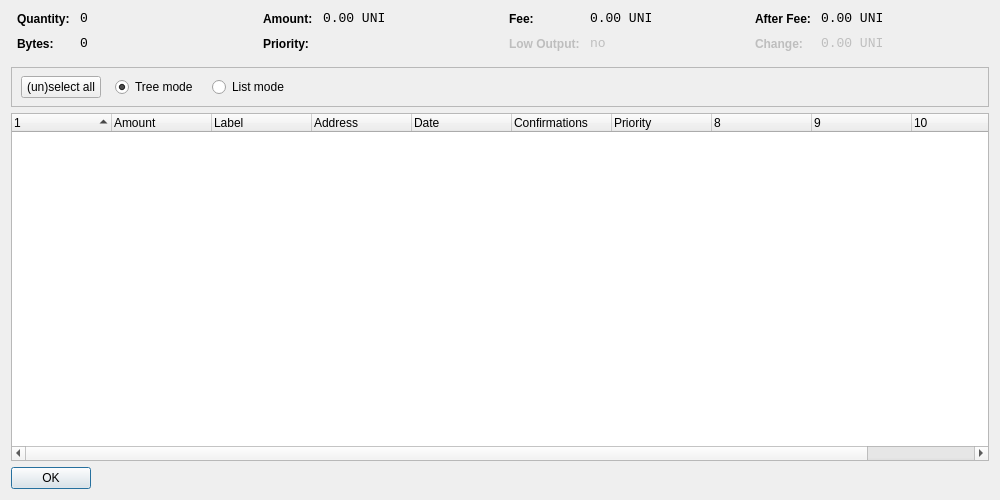
<?xml version="1.0" encoding="UTF-8"?>
<ui version="4.0">
 <class>CoinControlDialog</class>
 <widget class="QDialog" name="CoinControlDialog">
  <property name="geometry">
   <rect>
    <x>0</x>
    <y>0</y>
    <width>1000</width>
    <height>500</height>
   </rect>
  </property>
  <property name="windowTitle">
   <string>Coin Control</string>
  </property>
  <layout class="QVBoxLayout" name="verticalLayout">
   <item>
    <layout class="QHBoxLayout" name="horizontalLayoutTop" stretch="0,0,0,0">
     <property name="topMargin">
      <number>0</number>
     </property>
     <property name="bottomMargin">
      <number>10</number>
     </property>
     <item>
      <layout class="QFormLayout" name="formLayoutCoinControl1">
       <property name="horizontalSpacing">
        <number>10</number>
       </property>
       <property name="verticalSpacing">
        <number>10</number>
       </property>
       <property name="leftMargin">
        <number>6</number>
       </property>
       <property name="rightMargin">
        <number>6</number>
       </property>
       <item row="0" column="0">
        <widget class="QLabel" name="labelCoinControlQuantityText">
         <property name="styleSheet">
          <string notr="true">font-weight:bold;</string>
         </property>
         <property name="text">
          <string>Quantity:</string>
         </property>
        </widget>
       </item>
       <item row="0" column="1">
        <widget class="QLabel" name="labelCoinControlQuantity">
         <property name="font">
          <font>
           <family>Monospace</family>
           <pointsize>10</pointsize>
          </font>
         </property>
         <property name="cursor">
          <cursorShape>IBeamCursor</cursorShape>
         </property>
         <property name="contextMenuPolicy">
          <enum>Qt::ActionsContextMenu</enum>
         </property>
         <property name="text">
          <string notr="true">0</string>
         </property>
         <property name="textInteractionFlags">
          <set>Qt::LinksAccessibleByMouse|Qt::TextSelectableByKeyboard|Qt::TextSelectableByMouse</set>
         </property>
        </widget>
       </item>
       <item row="1" column="0">
        <widget class="QLabel" name="labelCoinControlBytesText">
         <property name="styleSheet">
          <string notr="true">font-weight:bold;</string>
         </property>
         <property name="text">
          <string>Bytes:</string>
         </property>
        </widget>
       </item>
       <item row="1" column="1">
        <widget class="QLabel" name="labelCoinControlBytes">
         <property name="font">
          <font>
           <family>Monospace</family>
           <pointsize>10</pointsize>
          </font>
         </property>
         <property name="cursor">
          <cursorShape>IBeamCursor</cursorShape>
         </property>
         <property name="contextMenuPolicy">
          <enum>Qt::ActionsContextMenu</enum>
         </property>
         <property name="text">
          <string notr="true">0</string>
         </property>
         <property name="textInteractionFlags">
          <set>Qt::LinksAccessibleByMouse|Qt::TextSelectableByKeyboard|Qt::TextSelectableByMouse</set>
         </property>
        </widget>
       </item>
      </layout>
     </item>
     <item>
      <layout class="QFormLayout" name="formLayoutCoinControl2">
       <property name="horizontalSpacing">
        <number>10</number>
       </property>
       <property name="verticalSpacing">
        <number>10</number>
       </property>
       <property name="leftMargin">
        <number>6</number>
       </property>
       <property name="rightMargin">
        <number>6</number>
       </property>
       <item row="0" column="0">
        <widget class="QLabel" name="labelCoinControlAmountText">
         <property name="styleSheet">
          <string notr="true">font-weight:bold;</string>
         </property>
         <property name="text">
          <string>Amount:</string>
         </property>
        </widget>
       </item>
       <item row="0" column="1">
        <widget class="QLabel" name="labelCoinControlAmount">
         <property name="font">
          <font>
           <family>Monospace</family>
           <pointsize>10</pointsize>
          </font>
         </property>
         <property name="cursor">
          <cursorShape>IBeamCursor</cursorShape>
         </property>
         <property name="contextMenuPolicy">
          <enum>Qt::ActionsContextMenu</enum>
         </property>
         <property name="text">
          <string notr="true">0.00 UNI</string>
         </property>
         <property name="textInteractionFlags">
          <set>Qt::LinksAccessibleByMouse|Qt::TextSelectableByKeyboard|Qt::TextSelectableByMouse</set>
         </property>
        </widget>
       </item>
       <item row="1" column="0">
        <widget class="QLabel" name="labelCoinControlPriorityText">
         <property name="styleSheet">
          <string notr="true">font-weight:bold;</string>
         </property>
         <property name="text">
          <string>Priority:</string>
         </property>
        </widget>
       </item>
       <item row="1" column="1">
        <widget class="QLabel" name="labelCoinControlPriority">
         <property name="font">
          <font>
           <family>Monospace</family>
           <pointsize>10</pointsize>
          </font>
         </property>
         <property name="cursor">
          <cursorShape>IBeamCursor</cursorShape>
         </property>
         <property name="contextMenuPolicy">
          <enum>Qt::ActionsContextMenu</enum>
         </property>
         <property name="text">
          <string/>
         </property>
         <property name="textInteractionFlags">
          <set>Qt::LinksAccessibleByMouse|Qt::TextSelectableByKeyboard|Qt::TextSelectableByMouse</set>
         </property>
        </widget>
       </item>
      </layout>
     </item>
     <item>
      <layout class="QFormLayout" name="formLayoutCoinControl3">
       <property name="horizontalSpacing">
        <number>10</number>
       </property>
       <property name="verticalSpacing">
        <number>10</number>
       </property>
       <property name="leftMargin">
        <number>6</number>
       </property>
       <property name="rightMargin">
        <number>6</number>
       </property>
       <item row="0" column="0">
        <widget class="QLabel" name="labelCoinControlFeeText">
         <property name="styleSheet">
          <string notr="true">font-weight:bold;</string>
         </property>
         <property name="text">
          <string>Fee:</string>
         </property>
        </widget>
       </item>
       <item row="0" column="1">
        <widget class="QLabel" name="labelCoinControlFee">
         <property name="font">
          <font>
           <family>Monospace</family>
           <pointsize>10</pointsize>
          </font>
         </property>
         <property name="cursor">
          <cursorShape>IBeamCursor</cursorShape>
         </property>
         <property name="contextMenuPolicy">
          <enum>Qt::ActionsContextMenu</enum>
         </property>
         <property name="text">
          <string notr="true">0.00 UNI</string>
         </property>
         <property name="textInteractionFlags">
          <set>Qt::LinksAccessibleByMouse|Qt::TextSelectableByKeyboard|Qt::TextSelectableByMouse</set>
         </property>
        </widget>
       </item>
       <item row="1" column="0">
        <widget class="QLabel" name="labelCoinControlLowOutputText">
         <property name="enabled">
          <bool>false</bool>
         </property>
         <property name="styleSheet">
          <string notr="true">font-weight:bold;</string>
         </property>
         <property name="text">
          <string>Low Output:</string>
         </property>
        </widget>
       </item>
       <item row="1" column="1">
        <widget class="QLabel" name="labelCoinControlLowOutput">
         <property name="enabled">
          <bool>false</bool>
         </property>
         <property name="font">
          <font>
           <family>Monospace</family>
           <pointsize>10</pointsize>
          </font>
         </property>
         <property name="cursor">
          <cursorShape>IBeamCursor</cursorShape>
         </property>
         <property name="contextMenuPolicy">
          <enum>Qt::ActionsContextMenu</enum>
         </property>
         <property name="text">
          <string notr="true">no</string>
         </property>
         <property name="textInteractionFlags">
          <set>Qt::LinksAccessibleByMouse|Qt::TextSelectableByKeyboard|Qt::TextSelectableByMouse</set>
         </property>
        </widget>
       </item>
      </layout>
     </item>
     <item>
      <layout class="QFormLayout" name="formLayoutCoinControl4">
       <property name="horizontalSpacing">
        <number>10</number>
       </property>
       <property name="verticalSpacing">
        <number>10</number>
       </property>
       <property name="leftMargin">
        <number>6</number>
       </property>
       <property name="rightMargin">
        <number>6</number>
       </property>
       <item row="0" column="0">
        <widget class="QLabel" name="labelCoinControlAfterFeeText">
         <property name="styleSheet">
          <string notr="true">font-weight:bold;</string>
         </property>
         <property name="text">
          <string>After Fee:</string>
         </property>
        </widget>
       </item>
       <item row="0" column="1">
        <widget class="QLabel" name="labelCoinControlAfterFee">
         <property name="font">
          <font>
           <family>Monospace</family>
           <pointsize>10</pointsize>
          </font>
         </property>
         <property name="cursor">
          <cursorShape>IBeamCursor</cursorShape>
         </property>
         <property name="contextMenuPolicy">
          <enum>Qt::ActionsContextMenu</enum>
         </property>
         <property name="text">
          <string notr="true">0.00 UNI</string>
         </property>
         <property name="textInteractionFlags">
          <set>Qt::LinksAccessibleByMouse|Qt::TextSelectableByKeyboard|Qt::TextSelectableByMouse</set>
         </property>
        </widget>
       </item>
       <item row="1" column="0">
        <widget class="QLabel" name="labelCoinControlChangeText">
         <property name="enabled">
          <bool>false</bool>
         </property>
         <property name="styleSheet">
          <string notr="true">font-weight:bold;</string>
         </property>
         <property name="text">
          <string>Change:</string>
         </property>
        </widget>
       </item>
       <item row="1" column="1">
        <widget class="QLabel" name="labelCoinControlChange">
         <property name="enabled">
          <bool>false</bool>
         </property>
         <property name="font">
          <font>
           <family>Monospace</family>
           <pointsize>10</pointsize>
          </font>
         </property>
         <property name="cursor">
          <cursorShape>IBeamCursor</cursorShape>
         </property>
         <property name="contextMenuPolicy">
          <enum>Qt::ActionsContextMenu</enum>
         </property>
         <property name="text">
          <string notr="true">0.00 UNI</string>
         </property>
         <property name="textInteractionFlags">
          <set>Qt::LinksAccessibleByMouse|Qt::TextSelectableByKeyboard|Qt::TextSelectableByMouse</set>
         </property>
        </widget>
       </item>
      </layout>
     </item>
    </layout>
   </item>
   <item>
    <widget class="QFrame" name="frame">
     <property name="minimumSize">
      <size>
       <width>0</width>
       <height>40</height>
      </size>
     </property>
     <property name="frameShape">
      <enum>QFrame::StyledPanel</enum>
     </property>
     <property name="frameShadow">
      <enum>QFrame::Sunken</enum>
     </property>
     <widget class="QWidget" name="horizontalLayoutWidget">
      <property name="geometry">
       <rect>
        <x>10</x>
        <y>0</y>
        <width>781</width>
        <height>41</height>
       </rect>
      </property>
      <layout class="QHBoxLayout" name="horizontalLayoutPanel" stretch="0,0,0,0,0">
       <property name="spacing">
        <number>14</number>
       </property>
       <item>
        <widget class="QPushButton" name="pushButtonSelectAll">
         <property name="sizePolicy">
          <sizepolicy hsizetype="Maximum" vsizetype="Fixed">
           <horstretch>0</horstretch>
           <verstretch>0</verstretch>
          </sizepolicy>
         </property>
         <property name="text">
          <string>(un)select all</string>
         </property>
        </widget>
       </item>
       <item>
        <widget class="QRadioButton" name="radioTreeMode">
         <property name="sizePolicy">
          <sizepolicy hsizetype="Maximum" vsizetype="Fixed">
           <horstretch>0</horstretch>
           <verstretch>0</verstretch>
          </sizepolicy>
         </property>
         <property name="text">
          <string>Tree mode</string>
         </property>
         <property name="checked">
          <bool>true</bool>
         </property>
        </widget>
       </item>
       <item>
        <widget class="QRadioButton" name="radioListMode">
         <property name="sizePolicy">
          <sizepolicy hsizetype="Maximum" vsizetype="Fixed">
           <horstretch>0</horstretch>
           <verstretch>0</verstretch>
          </sizepolicy>
         </property>
         <property name="text">
          <string>List mode</string>
         </property>
        </widget>
       </item>
       <item>
        <spacer name="horizontalSpacer">
         <property name="orientation">
          <enum>Qt::Horizontal</enum>
         </property>
         <property name="sizeHint" stdset="0">
          <size>
           <width>40</width>
           <height>20</height>
          </size>
         </property>
        </spacer>
       </item>
      </layout>
     </widget>
    </widget>
   </item>
   <item>
    <widget class="CoinControlTreeWidget" name="treeWidget">
     <property name="contextMenuPolicy">
      <enum>Qt::CustomContextMenu</enum>
     </property>
     <property name="sortingEnabled">
      <bool>false</bool>
     </property>
     <property name="columnCount">
      <number>11</number>
     </property>
     <attribute name="headerShowSortIndicator" stdset="0">
      <bool>true</bool>
     </attribute>
     <attribute name="headerStretchLastSection">
      <bool>false</bool>
     </attribute>
     <column>
      <property name="text">
       <string/>
      </property>
     </column>
     <column>
      <property name="text">
       <string>Amount</string>
      </property>
     </column>
     <column>
      <property name="text">
       <string>Label</string>
      </property>
     </column>
     <column>
      <property name="text">
       <string>Address</string>
      </property>
     </column>
     <column>
      <property name="text">
       <string>Date</string>
      </property>
     </column>
     <column>
      <property name="text">
       <string>Confirmations</string>
      </property>
      <property name="toolTip">
       <string>Confirmed</string>
      </property>
     </column>
     <column>
      <property name="text">
       <string>Priority</string>
      </property>
     </column>
     <column>
      <property name="text">
       <string/>
      </property>
     </column>
     <column>
      <property name="text">
       <string/>
      </property>
     </column>
     <column>
      <property name="text">
       <string/>
      </property>
     </column>
     <column>
      <property name="text">
       <string/>
      </property>
     </column>
    </widget>
   </item>
   <item>
    <widget class="QDialogButtonBox" name="buttonBox">
     <property name="sizePolicy">
      <sizepolicy hsizetype="Maximum" vsizetype="Fixed">
       <horstretch>0</horstretch>
       <verstretch>0</verstretch>
      </sizepolicy>
     </property>
     <property name="orientation">
      <enum>Qt::Horizontal</enum>
     </property>
     <property name="standardButtons">
      <set>QDialogButtonBox::Ok</set>
     </property>
    </widget>
   </item>
  </layout>
 </widget>
 <customwidgets>
  <customwidget>
   <class>CoinControlTreeWidget</class>
   <extends>QTreeWidget</extends>
   <header>coincontroltreewidget.h</header>
  </customwidget>
 </customwidgets>
 <resources/>
 <connections/>
</ui>
